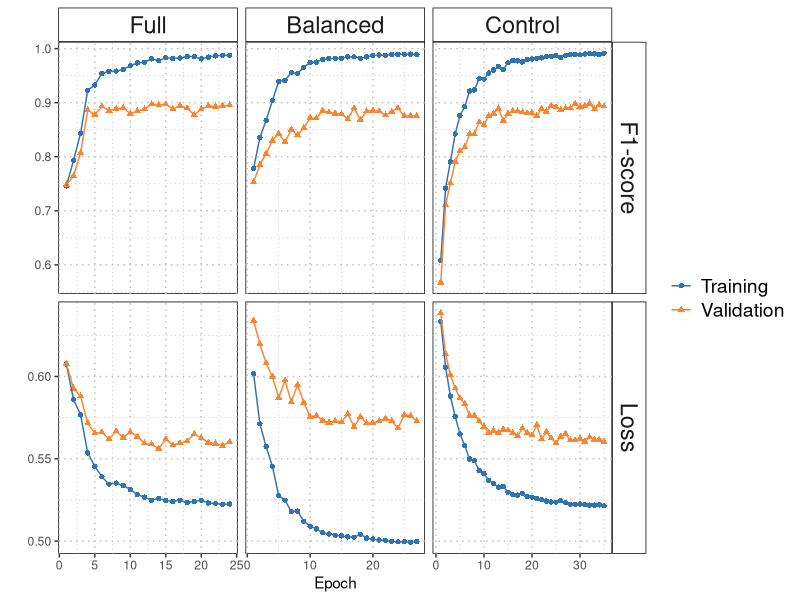

Here is the R script that generated this plot:
library(data.table)
library(dplyr)
library(tidyr)
library(ggplot2)

# Fetch training data
training_full = fread("outputs/best_model_curves_full.csv")
training_balanced = fread("outputs/best_model_curves_balanced.csv")
training_control = fread("outputs/best_model_curves_control.csv")
training = rbind(mutate(training_full, dataset = "full"),
                 mutate(training_balanced, dataset = "balanced"), 
                 mutate(training_control, dataset = "control"))

# Format training data for plotting
training_formatted = training %>%
  pivot_longer(names_to = "metrics", values_to = "value", 
               cols = all_of(c("train_loss", "val_loss", 
                               "train_f1", "val_f1"))) %>%
  separate(col = "metrics", into = c("trainval", "metric"), sep = "_")

# Make the plot [Figure S4 - Fig_supp_training]
plot_training = training_formatted %>%
  mutate(trainval = ifelse(trainval == "train", "Training", "Validation"), 
         metric = ifelse(metric == "f1", "F1-score", "Loss"),
         dataset = stringr::str_to_title(dataset), 
         dataset = factor(dataset, levels = c(
           "Full", "Balanced", "Control"))) %>%
  ggplot(aes(x = epoch, y = value, color = trainval, shape = trainval)) + 
  geom_point() + 
  geom_line() + 
  facet_grid(metric ~ dataset, scales = "free") + 
  scale_color_manual(values = c("#2F74B1", "#FD842F")) +
  ylab("") + xlab("Epoch") +
  theme(panel.grid = element_line(colour = "grey", linetype = "dotted"), 
        panel.background = element_rect(color = 'black', fill = 'white'), 
        strip.background = element_rect(color = 'black', fill = 'white'),
        strip.text = element_text(size = 17), 
        legend.key = element_blank(), 
        legend.text = element_text(size = 14), 
        legend.title = element_blank()) 

# Save plot
ggsave("paper/figures/Fig_supp_training.pdf", plot_training, width = 20, 
       height = 12, units = "cm", dpi = 600, bg = "white")
